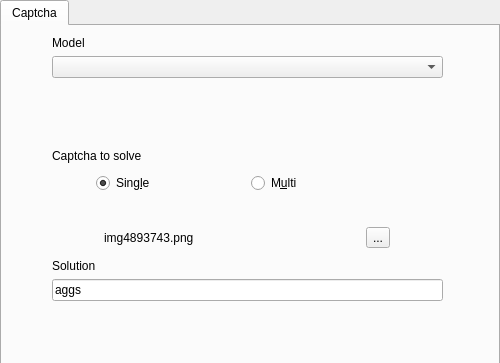
<?xml version="1.0" encoding="UTF-8"?>
<ui version="4.0">
 <class>Captchify</class>
 <widget class="QDialog" name="Captchify">
  <property name="geometry">
   <rect>
    <x>0</x>
    <y>0</y>
    <width>500</width>
    <height>363</height>
   </rect>
  </property>
  <property name="maximumSize">
   <size>
    <width>500</width>
    <height>900</height>
   </size>
  </property>
  <property name="windowTitle">
   <string>Captchify</string>
  </property>
  <property name="windowIcon">
   <iconset>
    <normaloff>:/newPrefix/captchify.png</normaloff>:/newPrefix/captchify.png</iconset>
  </property>
  <widget class="QTabWidget" name="tab_widget">
   <property name="enabled">
    <bool>true</bool>
   </property>
   <property name="geometry">
    <rect>
     <x>0</x>
     <y>0</y>
     <width>500</width>
     <height>471</height>
    </rect>
   </property>
   <property name="currentIndex">
    <number>0</number>
   </property>
   <widget class="QWidget" name="tab">
    <attribute name="title">
     <string>Captcha</string>
    </attribute>
    <widget class="QWidget" name="verticalLayoutWidget">
     <property name="geometry">
      <rect>
       <x>0</x>
       <y>0</y>
       <width>491</width>
       <height>331</height>
      </rect>
     </property>
     <layout class="QVBoxLayout" name="verticalLayout">
      <property name="leftMargin">
       <number>50</number>
      </property>
      <property name="topMargin">
       <number>10</number>
      </property>
      <property name="rightMargin">
       <number>50</number>
      </property>
      <item>
       <layout class="QFormLayout" name="model_form_layout">
        <item row="0" column="0">
         <widget class="QLabel" name="model_label">
          <property name="text">
           <string>Model</string>
          </property>
          <property name="alignment">
           <set>Qt::AlignLeading|Qt::AlignLeft|Qt::AlignVCenter</set>
          </property>
          <property name="margin">
           <number>0</number>
          </property>
          <property name="indent">
           <number>-1</number>
          </property>
         </widget>
        </item>
        <item row="1" column="0" colspan="2">
         <widget class="QComboBox" name="model_combo_box">
          <property name="sizePolicy">
           <sizepolicy hsizetype="Expanding" vsizetype="Fixed">
            <horstretch>1</horstretch>
            <verstretch>0</verstretch>
           </sizepolicy>
          </property>
          <property name="toolTip">
           <string/>
          </property>
         </widget>
        </item>
       </layout>
      </item>
      <item>
       <layout class="QVBoxLayout" name="captcha_vertical_layout">
        <item>
         <widget class="QLabel" name="captcha_label">
          <property name="text">
           <string>Captcha to solve</string>
          </property>
         </widget>
        </item>
        <item>
         <layout class="QHBoxLayout" name="horizontalLayout_3">
          <property name="leftMargin">
           <number>44</number>
          </property>
          <property name="rightMargin">
           <number>44</number>
          </property>
          <item>
           <widget class="QRadioButton" name="single_solve_radio">
            <property name="toolTip">
             <string>A solution will be displayed</string>
            </property>
            <property name="text">
             <string>Sing&amp;le</string>
            </property>
            <property name="checked">
             <bool>true</bool>
            </property>
           </widget>
          </item>
          <item>
           <widget class="QRadioButton" name="multi_solve_radio">
            <property name="toolTip">
             <string>The name of the images will be the solution</string>
            </property>
            <property name="text">
             <string>M&amp;ulti</string>
            </property>
           </widget>
          </item>
         </layout>
        </item>
        <item>
         <layout class="QHBoxLayout" name="horizontalLayout">
          <property name="leftMargin">
           <number>0</number>
          </property>
          <item>
           <widget class="QLabel" name="captcha_image_label">
            <property name="maximumSize">
             <size>
              <width>290</width>
              <height>80</height>
             </size>
            </property>
            <property name="text">
             <string>&lt;html&gt;&lt;head/&gt;&lt;body&gt;&lt;p&gt;&lt;img src=&quot;:/images/aggs.jpg&quot;/&gt;&lt;/p&gt;&lt;/body&gt;&lt;/html&gt;</string>
            </property>
           </widget>
          </item>
         </layout>
        </item>
        <item>
         <layout class="QHBoxLayout" name="horizontalLayout_2">
          <property name="leftMargin">
           <number>44</number>
          </property>
          <property name="rightMargin">
           <number>44</number>
          </property>
          <item>
           <widget class="QLabel" name="captcha_image_file_label">
            <property name="maximumSize">
             <size>
              <width>248</width>
              <height>16777215</height>
             </size>
            </property>
            <property name="text">
             <string>img4893743.png</string>
            </property>
           </widget>
          </item>
          <item>
           <widget class="QToolButton" name="captcha_image_folder_button">
            <property name="toolTip">
             <string>Open new captcha image</string>
            </property>
            <property name="statusTip">
             <string>Open new captcha image</string>
            </property>
            <property name="text">
             <string>...</string>
            </property>
            <property name="shortcut">
             <string/>
            </property>
           </widget>
          </item>
         </layout>
        </item>
       </layout>
      </item>
      <item>
       <layout class="QFormLayout" name="formLayout">
        <property name="horizontalSpacing">
         <number>0</number>
        </property>
        <property name="topMargin">
         <number>5</number>
        </property>
        <item row="1" column="1">
         <widget class="QLineEdit" name="solution_line_edit">
          <property name="enabled">
           <bool>true</bool>
          </property>
          <property name="text">
           <string>aggs</string>
          </property>
          <property name="readOnly">
           <bool>true</bool>
          </property>
         </widget>
        </item>
        <item row="0" column="1">
         <widget class="QLabel" name="solution_label">
          <property name="text">
           <string>Solution</string>
          </property>
         </widget>
        </item>
       </layout>
      </item>
     </layout>
    </widget>
   </widget>
  </widget>
 </widget>
 <resources>
  <include location="resources.qrc"/>
 </resources>
 <connections>
  <connection>
   <sender>single_solve_radio</sender>
   <signal>toggled(bool)</signal>
   <receiver>Captchify</receiver>
   <slot>set_mode(bool)</slot>
   <hints>
    <hint type="sourcelabel">
     <x>173</x>
     <y>172</y>
    </hint>
    <hint type="destinationlabel">
     <x>401</x>
     <y>558</y>
    </hint>
   </hints>
  </connection>
  <connection>
   <sender>captcha_image_folder_button</sender>
   <signal>released()</signal>
   <receiver>Captchify</receiver>
   <slot>open_file_dialog()</slot>
   <hints>
    <hint type="sourcelabel">
     <x>378</x>
     <y>275</y>
    </hint>
    <hint type="destinationlabel">
     <x>556</x>
     <y>296</y>
    </hint>
   </hints>
  </connection>
  <connection>
   <sender>model_combo_box</sender>
   <signal>currentIndexChanged(int)</signal>
   <receiver>Captchify</receiver>
   <slot>change_model(int)</slot>
   <hints>
    <hint type="sourcelabel">
     <x>218</x>
     <y>83</y>
    </hint>
    <hint type="destinationlabel">
     <x>249</x>
     <y>235</y>
    </hint>
   </hints>
  </connection>
 </connections>
 <slots>
  <slot>change_model(int)</slot>
  <slot>set_mode(bool)</slot>
  <slot>open_file_dialog()</slot>
 </slots>
</ui>
